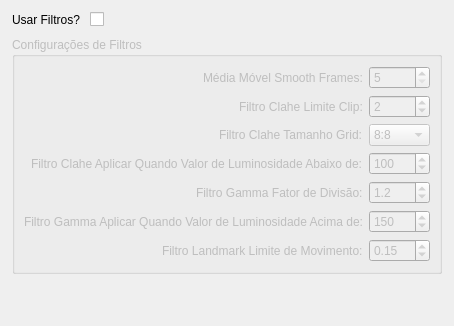
     <widget class="QWidget" name="tab_filter">
      <attribute name="title">
       <string>Filtros</string>
      </attribute>
      <layout class="QVBoxLayout" name="lay_filter">
       <property name="spacing">
        <number>10</number>
       </property>
       <property name="leftMargin">
        <number>12</number>
       </property>
       <property name="topMargin">
        <number>12</number>
       </property>
       <property name="rightMargin">
        <number>12</number>
       </property>
       <property name="bottomMargin">
        <number>12</number>
       </property>
       <item>
        <layout class="QFormLayout" name="frm_filter">
         <property name="labelAlignment">
          <set>Qt::AlignmentFlag::AlignRight|Qt::AlignmentFlag::AlignTrailing|Qt::AlignmentFlag::AlignVCenter</set>
         </property>
         <item row="0" column="0">
          <widget class="QLabel" name="lbl_use_filter">
           <property name="text">
            <string>Usar Filtros?</string>
           </property>
          </widget>
         </item>
         <item row="0" column="1">
          <widget class="QCheckBox" name="chk_enable_filter">
           <property name="checked">
            <bool>false</bool>
           </property>
           <property name="dataclass_property" stdset="0">
            <string notr="true">filter_enable_filter</string>
           </property>
          </widget>
         </item>
        </layout>
       </item>
       <item>
        <widget class="QGroupBox" name="grp_filter">
         <property name="enabled">
          <bool>false</bool>
         </property>
         <property name="title">
          <string>Configurações de Filtros</string>
         </property>
         <layout class="QFormLayout" name="form_filters">
          <property name="labelAlignment">
           <set>Qt::AlignmentFlag::AlignRight|Qt::AlignmentFlag::AlignTrailing|Qt::AlignmentFlag::AlignVCenter</set>
          </property>
          <item row="0" column="0">
           <widget class="QLabel" name="lbl_average_smooth_frames">
            <property name="text">
             <string>Média Móvel Smooth Frames:</string>
            </property>
           </widget>
          </item>
          <item row="0" column="1">
           <widget class="QSpinBox" name="spn_average_smooth_frames">
            <property name="minimum">
             <number>5</number>
            </property>
            <property name="maximum">
             <number>10</number>
            </property>
            <property name="singleStep">
             <number>1</number>
            </property>
            <property name="value">
             <number>5</number>
            </property>
            <property name="dataclass_property" stdset="0">
             <string notr="true">filter_average_smooth_frames</string>
            </property>
           </widget>
          </item>
          <item row="1" column="0">
           <widget class="QLabel" name="lbl_clahe_clip">
            <property name="text">
             <string>Filtro Clahe Limite Clip:</string>
            </property>
           </widget>
          </item>
          <item row="1" column="1">
           <widget class="QSpinBox" name="spn_clahe_clip">
            <property name="minimum">
             <number>1</number>
            </property>
            <property name="maximum">
             <number>10</number>
            </property>
            <property name="singleStep">
             <number>1</number>
            </property>
            <property name="value">
             <number>2</number>
            </property>
            <property name="dataclass_property" stdset="0">
             <string notr="true">filter_clahe_clip</string>
            </property>
           </widget>
          </item>
          <item row="2" column="0">
           <widget class="QLabel" name="lbl_clahe_grid">
            <property name="text">
             <string>Filtro Clahe Tamanho Grid:</string>
            </property>
           </widget>
          </item>
          <item row="2" column="1">
           <widget class="QComboBox" name="cbx_clahe_grid">
            <property name="currentIndex">
             <number>1</number>
            </property>
            <property name="dataclass_property" stdset="0">
             <string notr="true">filter_clahe_grid</string>
            </property>
            <item>
             <property name="text">
              <string>4:4</string>
             </property>
            </item>
            <item>
             <property name="text">
              <string>8:8</string>
             </property>
            </item>
            <item>
             <property name="text">
              <string>16:16</string>
             </property>
            </item>
            <item>
             <property name="text">
              <string>32:32</string>
             </property>
            </item>
           </widget>
          </item>
          <item row="3" column="0">
           <widget class="QLabel" name="lbl_clahe_lum_below">
            <property name="text">
             <string>Filtro Clahe Aplicar Quando Valor de Luminosidade Abaixo de:</string>
            </property>
           </widget>
          </item>
          <item row="3" column="1">
           <widget class="QSpinBox" name="spn_clahe_lum_below">
            <property name="minimum">
             <number>50</number>
            </property>
            <property name="maximum">
             <number>150</number>
            </property>
            <property name="singleStep">
             <number>1</number>
            </property>
            <property name="value">
             <number>100</number>
            </property>
            <property name="dataclass_property" stdset="0">
             <string notr="true">filter_clahe_lum_below</string>
            </property>
           </widget>
          </item>
          <item row="4" column="0">
           <widget class="QLabel" name="lbl_gamma_factor">
            <property name="text">
             <string>Filtro Gamma Fator de Divisão:</string>
            </property>
           </widget>
          </item>
          <item row="4" column="1">
           <widget class="QDoubleSpinBox" name="spn_gamma_factor">
            <property name="decimals">
             <number>1</number>
            </property>
            <property name="minimum">
             <double>1.000000000000000</double>
            </property>
            <property name="maximum">
             <double>10.000000000000000</double>
            </property>
            <property name="singleStep">
             <double>0.100000000000000</double>
            </property>
            <property name="value">
             <double>1.200000000000000</double>
            </property>
            <property name="dataclass_property" stdset="0">
             <string notr="true">filter_gamma_factor</string>
            </property>
           </widget>
          </item>
          <item row="5" column="0">
           <widget class="QLabel" name="lbl_gamma_lum_above">
            <property name="text">
             <string>Filtro Gamma Aplicar Quando Valor de Luminosidade Acima de:</string>
            </property>
           </widget>
          </item>
          <item row="5" column="1">
           <widget class="QSpinBox" name="spn_gamma_lum_above">
            <property name="minimum">
             <number>100</number>
            </property>
            <property name="maximum">
             <number>200</number>
            </property>
            <property name="singleStep">
             <number>1</number>
            </property>
            <property name="value">
             <number>150</number>
            </property>
            <property name="dataclass_property" stdset="0">
             <string notr="true">filter_gamma_lum_above</string>
            </property>
           </widget>
          </item>
          <item row="6" column="0">
           <widget class="QLabel" name="lbl_landmark_limit">
            <property name="text">
             <string>Filtro Landmark Limite de Movimento:</string>
            </property>
           </widget>
          </item>
          <item row="6" column="1">
           <widget class="QDoubleSpinBox" name="spn_landmark_limit">
            <property name="decimals">
             <number>2</number>
            </property>
            <property name="minimum">
             <double>0.000000000000000</double>
            </property>
            <property name="maximum">
             <double>1.000000000000000</double>
            </property>
            <property name="singleStep">
             <double>0.010000000000000</double>
            </property>
            <property name="value">
             <double>0.150000000000000</double>
            </property>
            <property name="dataclass_property" stdset="0">
             <string notr="true">filter_landmark_limit</string>
            </property>
           </widget>
          </item>
         </layout>
        </widget>
       </item>
       <item>
        <spacer name="vs_filter">
         <property name="orientation">
          <enum>Qt::Orientation::Vertical</enum>
         </property>
         <property name="sizeHint" stdset="0">
          <size>
           <width>20</width>
           <height>40</height>
          </size>
         </property>
        </spacer>
       </item>
      </layout>
     </widget>
